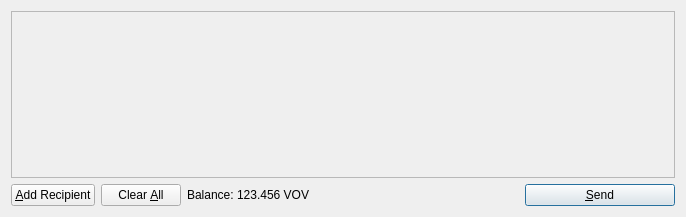
<?xml version="1.0" encoding="UTF-8"?>
<ui version="4.0">
 <class>SendCoinsDialog</class>
 <widget class="QDialog" name="SendCoinsDialog">
  <property name="geometry">
   <rect>
    <x>0</x>
    <y>0</y>
    <width>686</width>
    <height>217</height>
   </rect>
  </property>
  <property name="windowTitle">
   <string>Send Coins</string>
  </property>
  <layout class="QVBoxLayout" name="verticalLayout">
   <item>
    <widget class="QScrollArea" name="scrollArea">
     <property name="widgetResizable">
      <bool>true</bool>
     </property>
     <widget class="QWidget" name="scrollAreaWidgetContents">
      <property name="geometry">
       <rect>
        <x>0</x>
        <y>0</y>
        <width>666</width>
        <height>155</height>
       </rect>
      </property>
      <layout class="QVBoxLayout" name="verticalLayout_2">
       <property name="leftMargin">
        <number>0</number>
       </property>
       <property name="topMargin">
        <number>0</number>
       </property>
       <property name="rightMargin">
        <number>0</number>
       </property>
       <property name="bottomMargin">
        <number>0</number>
       </property>
       <item>
        <layout class="QVBoxLayout" name="entries">
         <property name="spacing">
          <number>6</number>
         </property>
        </layout>
       </item>
       <item>
        <spacer name="verticalSpacer">
         <property name="orientation">
          <enum>Qt::Vertical</enum>
         </property>
         <property name="sizeHint" stdset="0">
          <size>
           <width>20</width>
           <height>40</height>
          </size>
         </property>
        </spacer>
       </item>
      </layout>
     </widget>
    </widget>
   </item>
   <item>
    <layout class="QHBoxLayout" name="horizontalLayout">
     <item>
      <widget class="QPushButton" name="addButton">
       <property name="toolTip">
        <string>Send to multiple recipients at once</string>
       </property>
       <property name="text">
        <string>&amp;Add Recipient</string>
       </property>
       <property name="icon">
        <iconset>
         <normaloff>:/icons/add</normaloff>:/icons/add</iconset>
       </property>
       <property name="autoDefault">
        <bool>false</bool>
       </property>
      </widget>
     </item>
     <item>
      <widget class="QPushButton" name="clearButton">
       <property name="sizePolicy">
        <sizepolicy hsizetype="Minimum" vsizetype="Fixed">
         <horstretch>0</horstretch>
         <verstretch>0</verstretch>
        </sizepolicy>
       </property>
       <property name="toolTip">
        <string>Remove all transaction fields</string>
       </property>
       <property name="text">
        <string>Clear &amp;All</string>
       </property>
       <property name="icon">
        <iconset>
         <normaloff>:/icons/remove</normaloff>:/icons/remove</iconset>
       </property>
       <property name="autoRepeatDelay">
        <number>300</number>
       </property>
       <property name="autoDefault">
        <bool>false</bool>
       </property>
      </widget>
     </item>
     <item>
      <layout class="QHBoxLayout" name="horizontalLayout_2">
       <property name="spacing">
        <number>3</number>
       </property>
       <item>
        <widget class="QLabel" name="label">
         <property name="text">
          <string>Balance:</string>
         </property>
        </widget>
       </item>
       <item>
        <widget class="QLabel" name="labelBalance">
         <property name="cursor">
          <cursorShape>IBeamCursor</cursorShape>
         </property>
         <property name="text">
          <string>123.456 VOV</string>
         </property>
         <property name="textInteractionFlags">
          <set>Qt::LinksAccessibleByMouse|Qt::TextSelectableByKeyboard|Qt::TextSelectableByMouse</set>
         </property>
        </widget>
       </item>
      </layout>
     </item>
     <item>
      <spacer name="horizontalSpacer">
       <property name="orientation">
        <enum>Qt::Horizontal</enum>
       </property>
       <property name="sizeHint" stdset="0">
        <size>
         <width>40</width>
         <height>20</height>
        </size>
       </property>
      </spacer>
     </item>
     <item>
      <widget class="QPushButton" name="sendButton">
       <property name="minimumSize">
        <size>
         <width>150</width>
         <height>0</height>
        </size>
       </property>
       <property name="toolTip">
        <string>Confirm the send action</string>
       </property>
       <property name="text">
        <string>&amp;Send</string>
       </property>
       <property name="icon">
        <iconset>
         <normaloff>:/icons/send</normaloff>:/icons/send</iconset>
       </property>
       <property name="default">
        <bool>true</bool>
       </property>
      </widget>
     </item>
    </layout>
   </item>
  </layout>
 </widget>
 <resources/>
 <connections/>
</ui>
